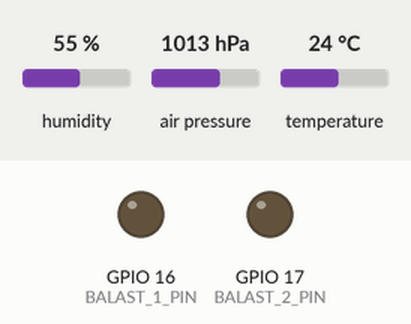
Simulated run of this sketch. Board: ESP32. On the bench: output pins drawn as LEDs (lit = HIGH). Inputs (shaded band) come from the test bench; at power-on: humidity 55 %, air pressure 1013 hPa, temperature 24 °C. WiFi joins after 1.5 s; servers stay silent unless stated; uploads are accepted with an empty reply; what the sketch prints to the serial monitor is not drawn.

Above: at 6.9 s.
At 17.8 s:
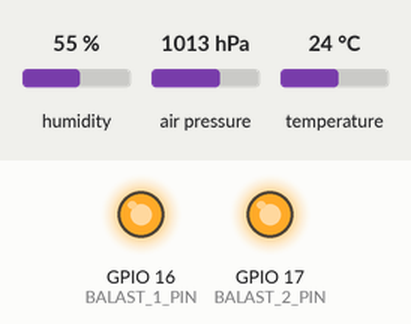
Timing chart, 0 to 27.0 s (numbered marks = the images above):
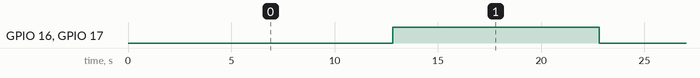

Measured:
- by itself, GPIO 16 (BALAST_1_PIN), GPIO 17 (BALAST_2_PIN): alternates HIGH for 10.0 s and LOW for 10.0 s

The sketch:

sensor_on_databank.ino
```cpp
/*
 * This ESP32 code is created by esp32io.com
 *
 * This ESP32 code is released in the public domain
 *
 * For more detail (instruction and wiring diagram), visit https://esp32io.com/tutorials/esp32-dht22
 */

#include <esp_sleep.h>
#include <DHT.h>
#include <Adafruit_BMP085.h>
#include <WiFi.h>
#include <WiFiClientSecure.h>
#include <HTTPClient.h>
#include <Wire.h>
#include "root_ca.h"
#include "secrets.h"
#include "setup.h"

int timeToWakeUp = 0;
bool bmpActive = true;
bool balastActive = false;
int keepAliveDelay = BALAST_OFF * LOOP_DELAY;
float temp;
float humidity;
float pressure;

DHT dht22(DHT22_PIN, DHT22);
Adafruit_BMP085 bmp180;

void setup() {
  Serial.begin(9600);
  delay(1000);
  dht22.begin();
  Wire.begin(I2C_SDA,I2C_SCL);
  if(!bmp180.begin()) {
    Serial.println("No BMP180 module found, working without");
    bmpActive = false;
  }
  if(PB_KEEP_ALIVE) {
    Serial.println("Keep alive mode activated. You may use a powerbank to power your station");
    pinMode(BALAST_1_PIN, OUTPUT);
    pinMode(BALAST_2_PIN, OUTPUT);
    digitalWrite(BALAST_1_PIN, LOW);
    digitalWrite(BALAST_2_PIN, LOW);
  }
  else {
    Serial.println("Keep alive mode deactivated. Don't use a power bank or it will go idle");
  }
}

void loop() {
  if(timeToWakeUp == 0) {
    WiFi.begin(WIFI_SSID, WIFI_PASSWORD);
    Serial.print("Connecting to WiFi network");
    while(WiFi.status() != WL_CONNECTED) {
      delay(500);
      Serial.print(".");
    }
    Serial.println("");
    Serial.print("Connected to WiFi network with IP Address: ");
    Serial.println(WiFi.localIP());

    temp = dht22.readTemperature();
    humidity = dht22.readHumidity();

    if(isnan(temp) || isnan(humidity)) {
      Serial.println("Failed to read from DHT22 sensor!");
    }
    else {
      if(bmpActive) {
        pressure = bmp180.readPressure();
      }
      else {
        Serial.println("Setting pressure to its default (0hPa)");
        pressure = 0;
      }
      pressure = pressure * (1 + (9.81 * ALTITUDE) / (287 * (temp + 273.15)));
      Serial.println("Temperature: " + String(temp) + "°C");
      Serial.println("Humidity:    " + String(humidity) + "%");
      Serial.println("Pression:    " + String(pressure) + "hPa");

      WiFiClientSecure *client = new WiFiClientSecure;
      if(client) {
        client->setCACert(RootCa);
        HTTPClient https;
        if(https.begin(*client, API_ENDPOINT)) {
          https.addHeader("Content-Type", "application/json");
          https.addHeader("X-Api-Key", API_KEY);
          int httpResponseCode = https.POST("{\"id\":" + String(SENSOR_ID) + ",\"temperature\":" + String(temp) + ",\"humidity\":" + String(humidity) + ",\"pressure\":" + String(pressure / 100) +"}");
          if(httpResponseCode > 0) {
            Serial.print("HTTP Response code: ");
            Serial.println(httpResponseCode);
          }
          else {
            Serial.printf("[HTTPS] POST... failed, error: %s\n", https.errorToString(httpResponseCode).c_str());
          }
        }
        https.end();
      }
    }
    Serial.println("Now Going in sleep mode for " + String(TIME_TO_SLEEP) + " minutes");
    WiFi.disconnect(true);
    timeToWakeUp = TIME_TO_SLEEP * mS_TO_MIN_FACTOR;
  }
  delay(LOOP_DELAY);
  timeToWakeUp -= LOOP_DELAY;
  if(PB_KEEP_ALIVE) {
    keepAliveDelay -= LOOP_DELAY;
    if(keepAliveDelay == 0) {
      if(balastActive) {
        keepAliveDelay = BALAST_OFF * LOOP_DELAY;
        balastActive = false;
        digitalWrite(BALAST_1_PIN, LOW);
        digitalWrite(BALAST_2_PIN, LOW);
      }
      else {
        keepAliveDelay = BALAST_ON * LOOP_DELAY;
        balastActive = true;
        digitalWrite(BALAST_1_PIN, HIGH);
        digitalWrite(BALAST_2_PIN, HIGH);
      }
    }
  }
}
```

root_ca.h
```cpp
/*
This is the RootCA of the certificate used on the site hosting PHP code
Convert this RootCA to Arduino multi-line string, so that we can use it in a sketch
Basically, add a ["] at the beginning of each line
Add a [\n" \] at the end of each line excepted for the last line just add a [\n”]
*/
const char* RootCa = \
"-----BEGIN CERTIFICATE-----\n" \
"MIIFijCCA3KgAwIBAgIQdY39i658BwD6qSWn4cetFDANBgkqhkiG9w0BAQwFADBf\n" \
"MQswCQYDVQQGEwJHQjEYMBYGA1UEChMPU2VjdGlnbyBMaW1pdGVkMTYwNAYDVQQD\n" \
"Ey1TZWN0aWdvIFB1YmxpYyBTZXJ2ZXIgQXV0aGVudGljYXRpb24gUm9vdCBSNDYw\n" \
"HhcNMjEwMzIyMDAwMDAwWhcNNDYwMzIxMjM1OTU5WjBfMQswCQYDVQQGEwJHQjEY\n" \
"MBYGA1UEChMPU2VjdGlnbyBMaW1pdGVkMTYwNAYDVQQDEy1TZWN0aWdvIFB1Ymxp\n" \
"YyBTZXJ2ZXIgQXV0aGVudGljYXRpb24gUm9vdCBSNDYwggIiMA0GCSqGSIb3DQEB\n" \
"AQUAA4ICDwAwggIKAoICAQCTvtU2UnXYASOgHEdCSe5jtrch/cSV1UgrJnwUUxDa\n" \
"ef0rty2k1Cz66jLdScK5vQ9IPXtamFSvnl0xdE8H/FAh3aTPaE8bEmNtJZlMKpnz\n" \
"SDBh+oF8HqcIStw+KxwfGExxqjWMrfhu6DtK2eWUAtaJhBOqbchPM8xQljeSM9xf\n" \
"iOefVNlI8JhD1mb9nxc4Q8UBUQvX4yMPFF1bFOdLvt30yNoDN9HWOaEhUTCDsG3X\n" \
"ME6WW5HwcCSrv0WBZEMNvSE6Lzzpng3LILVCJ8zab5vuZDCQOc2TZYEhMbUjUDM3\n" \
"IuM47fgxMMxF/mL50V0yeUKH32rMVhlATc6qu/m1dkmU8Sf4kaWD5QazYw6A3OAS\n" \
"VYCmO2a0OYctyPDQ0RTp5A1NDvZdV3LFOxxHVp3i1fuBYYzMTYCQNFu31xR13NgE\n" \
"SJ/AwSiItOkcyqex8Va3e0lMWeUgFaiEAin6OJRpmkkGj80feRQXEgyDet4fsZfu\n" \
"+Zd4KKTIRJLpfSYFplhym3kT2BFfrsU4YjRosoYwjviQYZ4ybPUHNs2iTG7sijbt\n" \
"8uaZFURww3y8nDnAtOFr94MlI1fZEoDlSfB1D++N6xybVCi0ITz8fAr/73trdf+L\n" \
"HaAZBav6+CuBQug4urv7qv094PPK306Xlynt8xhW6aWWrL3DkJiy4Pmi1KZHQ3xt\n" \
"zwIDAQABo0IwQDAdBgNVHQ4EFgQUVnNYZJX5khqwEioEYnmhQBWIIUkwDgYDVR0P\n" \
"AQH/BAQDAgGGMA8GA1UdEwEB/wQFMAMBAf8wDQYJKoZIhvcNAQEMBQADggIBAC9c\n" \
"mTz8Bl6MlC5w6tIyMY208FHVvArzZJ8HXtXBc2hkeqK5Duj5XYUtqDdFqij0lgVQ\n" \
"YKlJfp/imTYpE0RHap1VIDzYm/EDMrraQKFz6oOht0SmDpkBm+S8f74TlH7Kph52\n" \
"gDY9hAaLMyZlbcp+nv4fjFg4exqDsQ+8FxG75gbMY/qB8oFM2gsQa6H61SilzwZA\n" \
"Fv97fRheORKkU55+MkIQpiGRqRxOF3yEvJ+M0ejf5lG5Nkc/kLnHvALcWxxPDkjB\n" \
"JYOcCj+esQMzEhonrPcibCTRAUH4WAP+JWgiH5paPHxsnnVI84HxZmduTILA7rpX\n" \
"DhjvLpr3Etiga+kFpaHpaPi8TD8SHkXoUsCjvxInebnMMTzD9joiFgOgyY9mpFui\n" \
"TdaBJQbpdqQACj7LzTWb4OE4y2BThihCQRxEV+ioratF4yUQvNs+ZUH7G6aXD+u5\n" \
"dHn5HrwdVw1Hr8Mvn4dGp+smWg9WY7ViYG4A++MnESLn/pmPNPW56MORcr3Ywx65\n" \
"LvKRRFHQV80MNNVIIb/bE/FmJUNS0nAiNs2fxBx1IK1jcmMGDw4nztJqDby1ORrp\n" \
"0XZ60Vzk50lJLVU3aPAaOpg+VBeHVOmmJ1CJeyAvP/+/oYtKR5j/K3tJPsMpRmAY\n" \
"QqszKbrAKbkTidOIijlBO8n9pu0f9GBj39ItVQGL\n" \
"-----END CERTIFICATE-----\n";
```

secrets.h
```cpp
#pragma once

// Define here SSID and password for access to WiFi LAN
#define WIFI_SSID "mezzanine"
#define WIFI_PASSWORD "44471910lapoule"

// Define POST endpoint for sensors to send their read data and its API key
// An aPI key is of form: <location>::<complex_key>
#define API_ENDPOINT "https://fluxo.zetof.net/sensors"
#define API_KEY "QI9F89r5r8LSs3BSNLb36O7xQIHS_xkdWltrvprVayQ"
```

setup.h
```cpp
#pragma once

// Loop delay
#define LOOP_DELAY 1000 // Base unit of 1 second for the loop actions

// GPIO info
#define DHT22_PIN 15 // GPIO for DHT22 temperature and humidity sensot
#define I2C_SDA   8  // GPIO for I2C communication SDA setup by wire lib
#define I2C_SCL   9  // GPIO for I2C communication SCL setup by wire lib

// Senors info
#define ALTITUDE 500 // Altitude of the sensor in meters

// Sensor ID
#define SENSOR_ID 2

// Sleep time between two measures
#define mS_TO_MIN_FACTOR 60000 // Conversion factor for milliseconds to minutes
#define TIME_TO_SLEEP    60    // 60 minutes (1 hour)

// Power bank keep alive function
#define PB_KEEP_ALIVE true // Turn on/off the power bank keep alive functionallity
#define BALAST_OFF    10   // Interval in seconds to turn off balast
#define BALAST_ON     10   // Interval in seconds to turn on balast
#define BALAST_1_PIN  16   // First GPIO connected to a 100 ohms resistor
#define BALAST_2_PIN  17   // Second GPIO connected to a 100 ohms resistor
```
